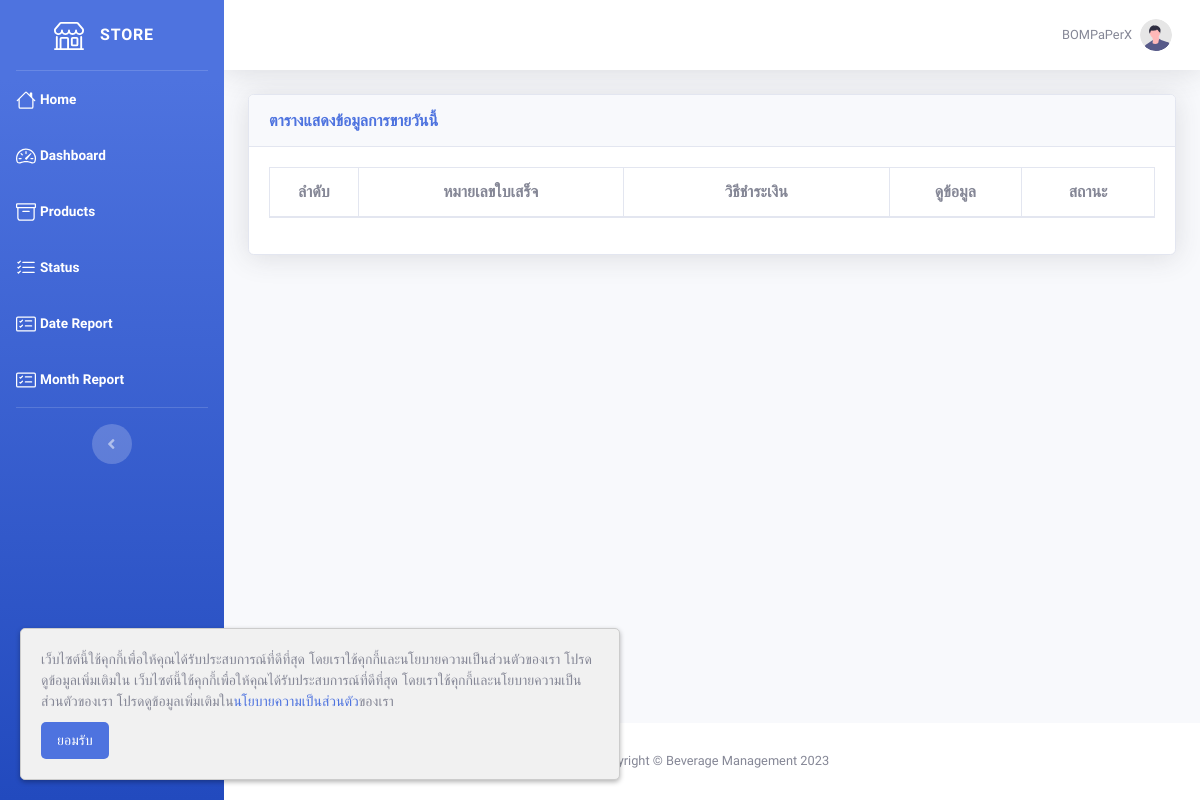
The app's page /status.php (signed in), older data.
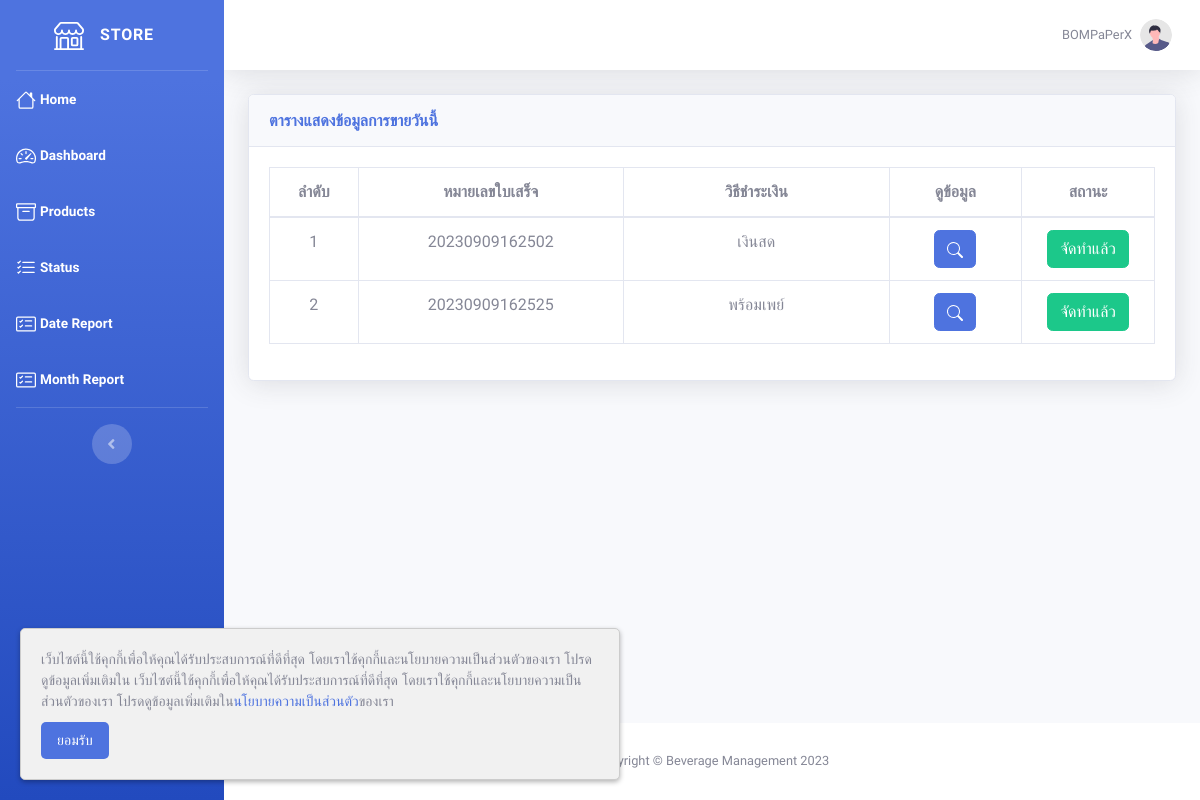
The same page, newer data.
### tables this page shows
CREATE TABLE `payment` (
  `no_receipt` varchar(255) NOT NULL,
  `method` tinyint(1) NOT NULL COMMENT '0=cash\r\n1=qrcode',
  `timestamp` timestamp NOT NULL DEFAULT current_timestamp(),
  `status` tinyint(1) NOT NULL DEFAULT 0
);

CREATE TABLE `record` (
  `record_id` int(10) NOT NULL,
  `no_receipt` varchar(255) NOT NULL,
  `product_id` int(10) NOT NULL,
  `quantity` int(255) NOT NULL,
  `net_price` int(255) NOT NULL
);

### status.php (the view, shortened to what this page needs)
<!DOCTYPE html>
<html lang="en">
<?php
require 'include/connect.php';
include 'include/header.php';
$user_id = $_SESSION['user_id'];
$status = $connect->prepare("SELECT * FROM payment INNER JOIN record ON payment.no_receipt = record.no_receipt INNER JOIN product ON record.product_id = product.product_id WHERE user_id = '$user_id' AND DATE(timestamp) = DATE(CURRENT_DATE()) GROUP BY record.no_receipt ORDER BY status ASC");
$status->execute();
$row_report = $status->fetchAll(PDO::FETCH_ASSOC);
?>
<body id="page-top">
    <div id="wrapper">
        <?php include 'include/sidebar.php'; ?>
        <div id="content-wrapper" class="d-flex flex-column">
            <div id="content">
                <?php include 'include/topbar.php'; ?>
                <div class="container-fluid">
                    <div class="card shadow mb-4">
                        <div class="card-header py-3">
                            <h6 class="m-0 font-weight-bold text-primary">ตารางแสดงข้อมูลการขายวันนี้</h6>
                        </div>
                        <div class="card-body">
                            <div class="table-responsive">
                                <table class="table table-bordered" id="Table" width="100%" cellspacing="0">
                                    <thead>
                                        <tr>
                                            <th width="10%" class="text-center">ลำดับ</th>
                                            <th width="30%" class="text-center">หมายเลขใบเสร็จ</th>
                                            <th width="30%" class="text-center">วิธีชำระเงิน</th>
                                            <th width="15%" class="text-center">ดูข้อมูล</th>
                                            <th width="15%" class="text-center">สถานะ</th>
                                        </tr>
                                    </thead>
                                    <tbody>
                                        <?php
                                        $j = 1;
                                        foreach ($row_report as $row) {
                                        ?>
                                            <tr>
                                                <td class="text-center"><?= $j++ ?></td>
                                                <td class="text-center"><?= $row['no_receipt'] ?></td>
                                                <td class="text-center"><?= $row['method'] == 1 ? 'พร้อมเพย์' : 'เงินสด' ?></td>
                                                <td class="text-center">
                                                    <a class="btn btn-primary" href="./detail.php?no_receipt=<?= $row['no_receipt'] ?>">
                                                    </a>
                                                </td>
                                                <td class="text-center"><button class="btn <?= $row['status'] == 0 ? 'btn-danger' : 'btn-success' ?>" onclick="change_status(<?= $row['no_receipt'] ?>)"><?= $row['status'] == 0 ? 'ยังไม่ได้จัดทำ' : 'จัดทำแล้ว' ?></button></td>
                                            </tr>
                                        <?php } ?>
                                    </tbody>
                                </table>
                            </div>
                        </div>
                    </div>
                </div>
            </div>
            <?php include 'include/footer.php'; ?>
        </div>
    </div>
</body>
</html>

Row changes from the older to the newer data that the page shows:
added payment: record.no_receipt "20230909162502", method "เงินสด", status "จัดทำแล้ว"
added payment: record.no_receipt "20230909162525", method "พร้อมเพย์", status "จัดทำแล้ว"
